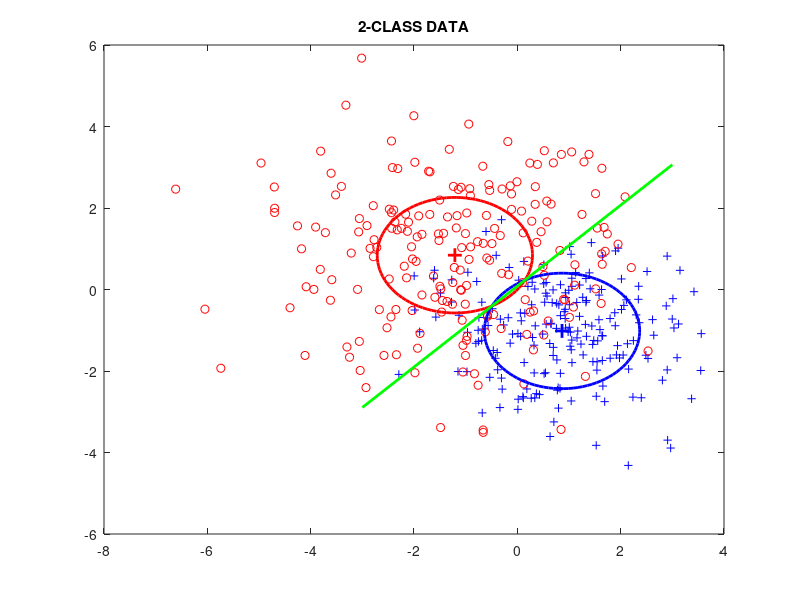

MATLAB code for this plot:
function demo_classification  
% Generative classification demo: The Gaussian classifier with shared diagonal covariance.
% That is, a Gaussian Naive Bayes with shared covariance.
% Note, whenever the covariance is shared (i.e. the same for both classes) then the decision function is linear.

% This code is provided to complete Assignment 1 for the module Machine Learning (Extended)
% It (akong with Assignment 1) also serves as a starting point for you if you want to experiment with variations
% of the Gaussian Classifier such as non-diagonal class-covariance, non-shared class covariances etc.

% Generate some data in 2 classes
nInputs = 2;  % dimensionality of data (number of attributes)
nClasses = 2; % number of classes
nSamples(1) = 200; nSamples(2) = 200; % number of points in each class

mu1 = [1;-1]; sigma1 = 1.2;
mu2 = [-1;1]; sigma2 = 1.8;
X = zeros(nInputs,max(nSamples),nClasses);
X(:,1:nSamples(1),1) = sigma1*randn(nInputs,nSamples(1)) + ...
    repmat(mu1,1,nSamples(1)); % class 1 training data
X(:,1:nSamples(2),2) = sigma2*randn(nInputs,nSamples(2)) + ...
    repmat(mu2,1,nSamples(2)); % class 2 training data

% Alternatively, load data

% targets
Y = [1,0]; % targets for class 1,2.

% Plot the data
clf, figure(1)
plot(X(1,1:nSamples(1),1),X(2,1:nSamples(1),1),'b+'); hold on % class 1
plot(X(1,1:nSamples(1),2),X(2,1:nSamples(1),2),'ro'); % class 2
title('2-CLASS DATA')


disp('Press a key to continue training the GAUSSIAN CLASSIFIER model ...'); pause


N = sum(nSamples); % total number of points
Sigma = zeros(nInputs);
for c = 1:nClasses
    Nc = nSamples(c); Xc = X(:,1:Nc,c);
    alpha(c) = Nc/N; % class prior

    % estimate the mean of class c
    m(:,c) = sum(Xc,2)/Nc; % Equivalent to: mean(Xc')
    
   % estimate covariance of diagonal form for class c
   % Sigma(:,:,c) = diag(diag((Xc-repmat(m(:,c),1,Nc))*(Xc-repmat(m(:,c),1,Nc))'))/Nc; % each class with its own covariance
       % Equiv. to: cov(Xc')    
           
    Sigma = Sigma + (Xc-repmat(m(:,c),1,Nc))*(Xc-repmat(m(:,c),1,Nc))'; % instead, here we take a shared covariance
    % this is estimated from all the points, not just from class c.

end%for c

% ML if all classes have same variance
Sigma = diag(diag(Sigma))/N;  % diagonal approximation of the shared covariance estimate.
inv_Sigma = inv(Sigma);

figure(1)
plotgaus(m(:,1)',Sigma,'b'); 
plotgaus(m(:,2)',Sigma,'r');

% Computing & plotting the estimated decision boundary -- this is linear because the class covariances 
% were taken to be equal in the two classes. In case you decide to experiment with each class having its own covariance then 
% remove the following three lines.
delta_m = m(:,1)-m(:,2); mean_m = (m(:,1)+m(:,2))/2;
m
m(:,1)
m(:,2)
w = inv_Sigma*delta_m;
b = -delta_m'*inv_Sigma*mean_m + log(alpha(1)/(1-alpha(1)));

xmin = -3; xmax = 3; 
hl2 = line([xmin,xmax],[(-b-w(1)*xmin)/w(2),(-b-w(1)*xmax)/w(2)]);
set(hl2,'color','g','linewidth',2);
drawnow


function [h] = plotgaus( mu, sigma, colspec );

% PLOTGAUS Plotting of a Gaussian contour
%
%    PLOTGAUS(MU,SIGMA,COLSPEC) plots the mean and standard
%    deviation ellipsis of the Gaussian process that has mean MU
%    variance SIGMA, with color COLSPEC = [R,G,B].
%
%    If you use only PLOTGAUS(MU,SIGMA), the default color is
%    [0 1 1] (cyan).
%

if nargin < 3; colspec = [0 1 1]; end;
npts = 100;

stdev = sqrtm(sigma);

t = linspace(-pi, pi, npts);
t=t(:);

X = [cos(t) sin(t)] * stdev + repmat(mu,npts,1);

h(1) = line(X(:,1),X(:,2),'color',colspec,'linew',2);
h(2) = line(mu(1),mu(2),'marker','+','markersize',10,'color',colspec,'linew',2);


